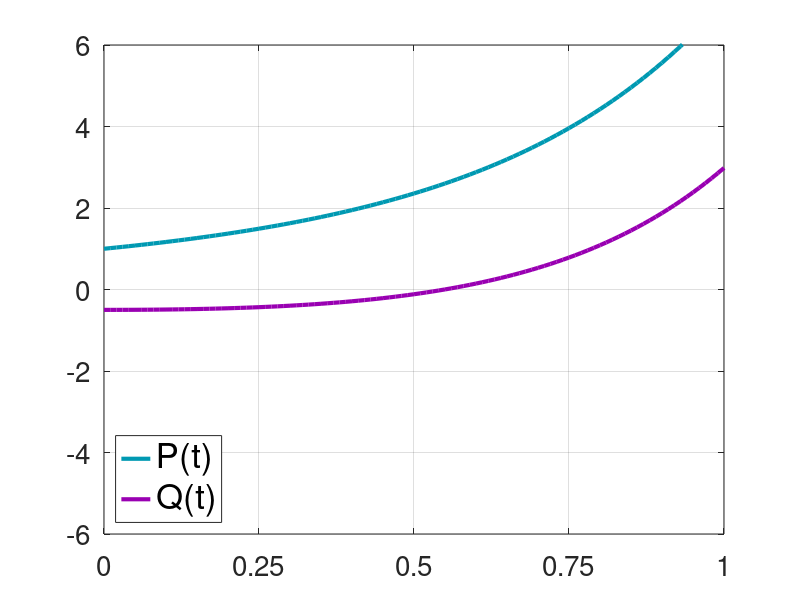
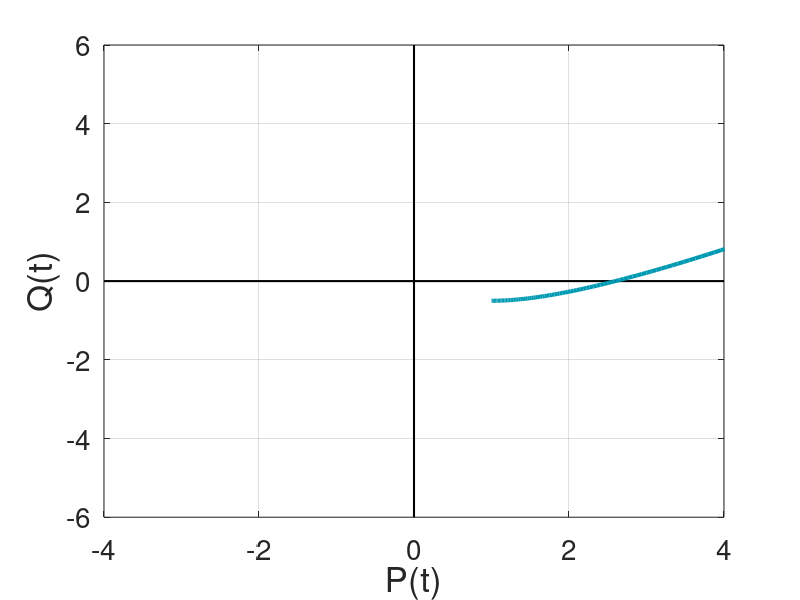
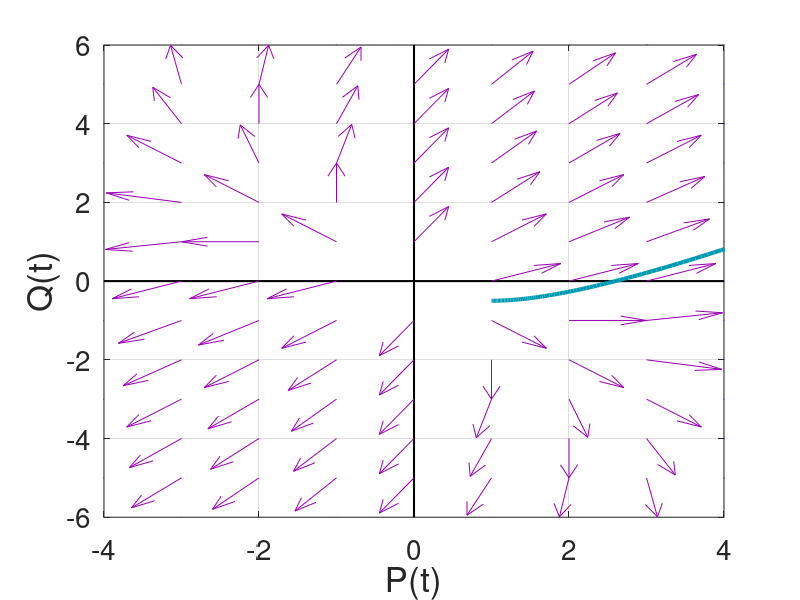
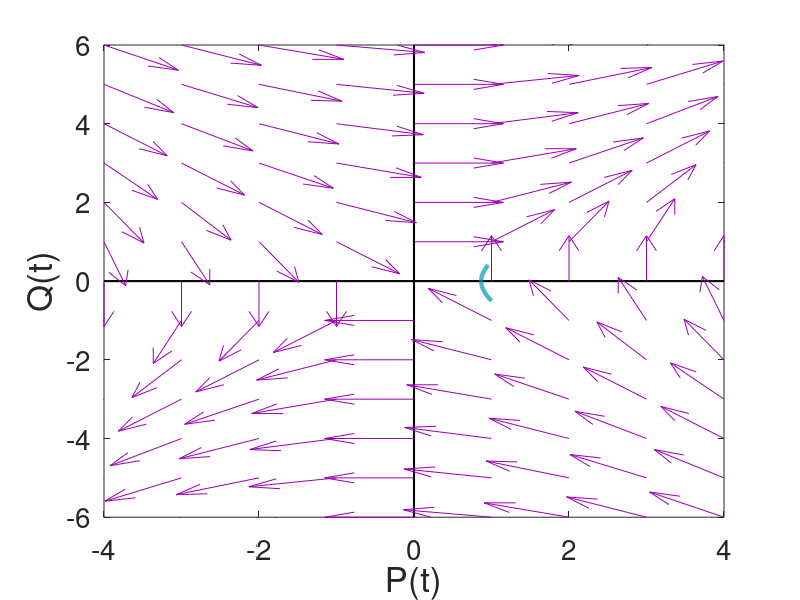

Here is the MATLAB script that generated these plots, in order:
clear all;
close all;

%% Plotting Solutions of Linear System

A = [2 1; 1 2];
ode_RHS = @(t,y) A*[y(1) ; y(2)];
T = 1;
num_steps = 100;
h = T/num_steps;
init_cond = [1 ; -0.5];

[t_soln,y_soln] = ode45(ode_RHS,0:h:T,init_cond);

figure(1);
p1 = plot(t_soln,y_soln(:,1),'LineWidth',3,'Color',[0 0.6 0.7]);
hold on;
p2 = plot(t_soln,y_soln(:,2),'LineWidth',3,'Color',[0.6 0 0.7]);
set(gca,'FontSize',20);
xlim([0 T]);
ylim([-6 6]);
xticks(linspace(0,T,5));
grid on;
box on;
legend([p1 p2],{'P(t)','Q(t)'},'Location','SouthWest','FontSize',25);

%% Plotting Corresponding Trajectory in Phase Plane

figure(2);
plot([-4 ; 4],[0; 0],'k','LineWidth',1.5);
hold on;
plot([0 0],[-6 6],'k','LineWidth',1.5);
plot(y_soln(:,1),y_soln(:,2),'LineWidth',3,'Color',[0 0.6 0.7]);
set(gca,'FontSize',20);
xlabel('P(t)','FontSize',25);
ylabel('Q(t)','FontSize',25);
xlim([-4 4]);
ylim([-6 6]);
box on;
grid on;

%% Plotting Trajectory with Vector Field in Phase Plane

[X,Y] = meshgrid(-4:4,-6:6);

U = A(1,1)*X + A(1,2)*Y;
V = A(2,1)*X + A(2,2)*Y;

% Normalize the vectors to unit length

U_unit = U./sqrt(U.^2 + V.^2);
V_unit = V./sqrt(U.^2 + V.^2);

figure(3);
plot([-4 ; 4],[0; 0],'k','LineWidth',1.5);
hold on;
plot([0 0],[-6 6],'k','LineWidth',1.5);
quiver(X,Y,U_unit,V_unit,'off','Color',[0.6 0 0.7]);
plot(y_soln(:,1),y_soln(:,2),'LineWidth',3,'Color',[0 0.6 0.7]);
set(gca,'FontSize',20);
xlabel('P(t)','FontSize',25);
ylabel('Q(t)','FontSize',25);
xlim([-4 4]);
ylim([-6 6]);
box on;
grid on;

%% Depending on A, Trajectories/Vector Field in Phase Plane Are Different.

A = [0 1 ; 1 0];
ode_RHS = @(t,y) A*[y(1) ; y(2)];
T = 1;
num_steps = 100;
h = T/num_steps;
init_cond = [1 ; -0.5];

[t_soln,y_soln] = ode45(ode_RHS,0:h:T,init_cond);

[X,Y] = meshgrid(-4:4,-6:6);

U = A(1,1)*X + A(1,2)*Y;
V = A(2,1)*X + A(2,2)*Y;

U_unit = U./sqrt(U.^2 + V.^2);
V_unit = V./sqrt(U.^2 + V.^2);

figure(4);
plot([-4 ; 4],[0; 0],'k','LineWidth',1.5);
hold on;
plot([0 0],[-6 6],'k','LineWidth',1.5);
quiver(X,Y,U_unit,V_unit,'Color',[0.6 0 0.7]);
plot(y_soln(:,1),y_soln(:,2),'LineWidth',3,'Color',[0 0.6 0.7]);
set(gca,'FontSize',20);
xlabel('P(t)','FontSize',25);
ylabel('Q(t)','FontSize',25);
xlim([-4 4]);
ylim([-6 6]);
box on;

%% Depending on A, Trajectories/Vector Field in Phase Plane Are Different.

A = [0 1 ; -1 0];
ode_RHS = @(t,y) A*[y(1) ; y(2)];
T = 2*pi;
num_steps = 100;
h = T/num_steps;
init_cond = [1 ; -0.5];

[t_soln,y_soln] = ode45(ode_RHS,0:h:T,init_cond);

[X,Y] = meshgrid(-4:4,-6:6);

U = A(1,1)*X + A(1,2)*Y;
V = A(2,1)*X + A(2,2)*Y;

U_unit = U./sqrt(U.^2 + V.^2);
V_unit = V./sqrt(U.^2 + V.^2);

figure(5);
plot([-4 ; 4],[0; 0],'k','LineWidth',1.5);
hold on;
plot([0 0],[-6 6],'k','LineWidth',1.5);
quiver(X,Y,U_unit,V_unit,'Color',[0.6 0 0.7]);
plot(y_soln(:,1),y_soln(:,2),'LineWidth',3,'Color',[0 0.6 0.7]);
set(gca,'FontSize',20);
xlabel('P(t)','FontSize',25);
ylabel('Q(t)','FontSize',25);
xlim([-4 4]);
ylim([-6 6]);
box on;

%% Depending on A, Trajectories/Vector Field in Phase Plane Are Different.

A = [1 1 ; -1 0];
ode_RHS = @(t,y) A*[y(1) ; y(2)];
T = 2*pi;
num_steps = 100;
h = T/num_steps;
init_cond = [1 ; -0.5];

[t_soln,y_soln] = ode45(ode_RHS,0:h:T,init_cond);

[X,Y] = meshgrid(-4:4,-6:6);

U = A(1,1)*X + A(1,2)*Y;
V = A(2,1)*X + A(2,2)*Y;

U_unit = U./sqrt(U.^2 + V.^2);
V_unit = V./sqrt(U.^2 + V.^2);

figure(6);
plot([-4 ; 4],[0; 0],'k','LineWidth',1.5);
hold on;
plot([0 0],[-6 6],'k','LineWidth',1.5);
quiver(X,Y,U_unit,V_unit,'Color',[0.6 0 0.7]);
plot(y_soln(:,1),y_soln(:,2),'LineWidth',3,'Color',[0 0.6 0.7]);
set(gca,'FontSize',20);
xlabel('P(t)','FontSize',25);
ylabel('Q(t)','FontSize',25);
xlim([-4 4]);
ylim([-6 6]);
box on;

%% Depending on A, Trajectories/Vector Field in Phase Plane Are Different.

A = [-1 1 ; -1 0];
ode_RHS = @(t,y) A*[y(1) ; y(2)];
T = 4*pi;
num_steps = 100;
h = T/num_steps;
init_cond = [1 ; -0.5];

[t_soln,y_soln] = ode45(ode_RHS,0:h:T,init_cond);

[X,Y] = meshgrid(-4:4,-6:6);

U = A(1,1)*X + A(1,2)*Y;
V = A(2,1)*X + A(2,2)*Y;

U_unit = U./sqrt(U.^2 + V.^2);
V_unit = V./sqrt(U.^2 + V.^2);

figure(7);
plot([-4 ; 4],[0; 0],'k','LineWidth',1.5);
hold on;
plot([0 0],[-6 6],'k','LineWidth',1.5);
quiver(X,Y,U_unit,V_unit,'Color',[0.6 0 0.7]);
plot(y_soln(:,1),y_soln(:,2),'LineWidth',3,'Color',[0 0.6 0.7]);
set(gca,'FontSize',20);
xlabel('P(t)','FontSize',25);
ylabel('Q(t)','FontSize',25);
xlim([-4 4]);
ylim([-6 6]);
box on;

